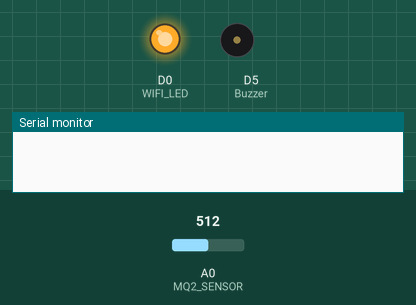
This sketch was run on a simulated ESP8266 (NodeMCU). Parts: output pins drawn as LEDs (lit = HIGH), buzzer (waves = sounding), the last lines printed to the serial monitor. The test bench sets the inputs (shaded band); at power-on: A0 (MQ2_SENSOR) = 512. WiFi joins after 1.5 s; servers stay silent unless stated.

Above: at 1.3 s.
1.4 s: A0 (MQ2_SENSOR) set to 536
At 3.3 s:
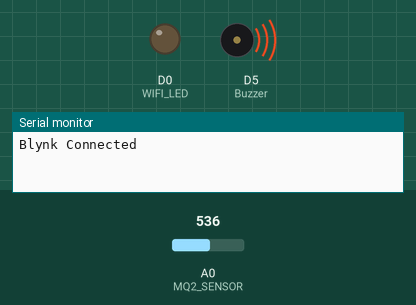
Timing chart, 0 to 4.8 s (numbered marks = the images above; inputs shaded):
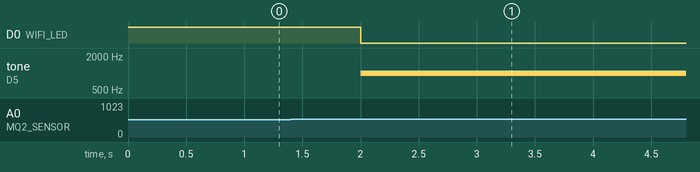

The sketch:

GAS_PROGRAM_ESP8266.ino
```cpp
#define BLYNK_TEMPLATE_ID "TMPLLchlr1F5"
#define BLYNK_DEVICE_NAME "gas sensor project"
#define BLYNK_AUTH_TOKEN "QPhRYOKbGK8VufP6q-Cc-b5E5YrxuVKa"


char ssid[] = "device hotspot name";
char pass[] = "password wifi";
char auth[] = BLYNK_AUTH_TOKEN;

#define Buzzer D5
#define MQ2_SENSOR    A0
#define WIFI_LED      16

//#define BLYNK_PRINT Serial
#include <ESP8266WiFi.h>
#include <BlynkSimpleEsp8266.h>

int MQ2_SENSOR_Value = 0;

bool isconnected = false;


#define VPIN_BUTTON_1    V2

BlynkTimer timer;

void checkBlynkStatus() {
  getSensorData();
  isconnected = Blynk.connected();
  if (isconnected == true) {
    digitalWrite(WIFI_LED, LOW);
    sendSensorData();
    Serial.println("Blynk Connected");
  }
  else{
    digitalWrite(WIFI_LED, HIGH);

    Serial.println("Blynk Not Connected");
  }
}

void getSensorData()
{
  MQ2_SENSOR_Value = map(analogRead(MQ2_SENSOR), 0, 1024, 0, 100);
}

void sendSensorData()
{
  Blynk.virtualWrite(VPIN_BUTTON_1, MQ2_SENSOR_Value);
  if (MQ2_SENSOR_Value > 50 )
  {
    Blynk.logEvent("gas", "Waspada ada gas terdeteksi!");
    tone(Buzzer,1000);
  }
  else
  {
    digitalWrite(Buzzer, LOW);
  }
}

void setup()
{
  Serial.begin(9600);

  pinMode(MQ2_SENSOR, INPUT);
  pinMode(WIFI_LED, OUTPUT);
  pinMode(Buzzer, OUTPUT);
  digitalWrite(WIFI_LED, HIGH);
  WiFi.begin(ssid, pass);
  timer.setInterval(2000L, checkBlynkStatus); // check if Blynk server is connected every 2 seconds
  Blynk.config(auth);
  delay(100);
}

void loop()
{
  Blynk.run();
  timer.run();
}
```

Measured:
- the behaviour switches between 517 and 518 on A0 (MQ2_SENSOR) (found by bisection; images 0 and 1)
- after the input at 1.4 s, tone on D5 (Buzzer): silent → 1000 Hz after 0.60 s
